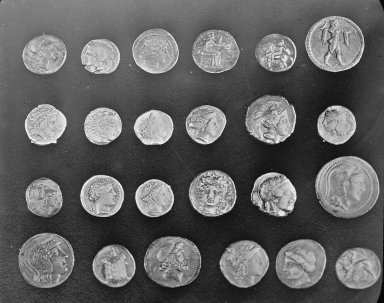
#> input picture skimage.data.coins(), 384 x 303 px
$ python paper_figures.py
#> lines starting #> are read from the running program, lines starting #| are printed output that depends on the picture; after the words box and inside, x2 and y2 are one past the last pixel; in counts of white or black regions, pixels touching at a corner belong together
#> in coins_figure, gray is the input picture: shape (303, 384); min 1, max 252, mean 96.9
### scripts/pilot_coins.py
"""
Pilot on scikit-image's 'coins' photo (24 well-separated objects).

    python scripts/pilot_coins.py [--out results]

Prints the integrity and detail table at 70% and 50% width and saves a labelled figure.
"""
import argparse
import sys
from pathlib import Path

import cv2
import numpy as np
from scipy import ndimage as ndi
from skimage import data, filters, measure, morphology, segmentation

sys.path.insert(0, str(Path(__file__).resolve().parents[1]))
from fsc import conditions  # noqa: E402
from fsc.metrics import image_metrics  # noqa: E402
from fsc.viz import object_overlay, panel_row  # noqa: E402

METHODS = ["scale", "sc_forward", "static_mask", "faithful@0.5", "faithful"]


def segment_coins(im):
    elevation = filters.sobel(im)
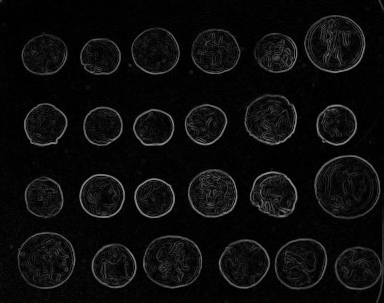
#> elevation: shape (303, 384) float64; min 0, max 0.59, mean 0.0492
    markers = np.zeros_like(im, dtype=np.int32)
    markers[im < 30] = 1
    markers[im > 150] = 2
    seg = ndi.binary_fill_holes(segmentation.watershed(elevation, markers) == 2)
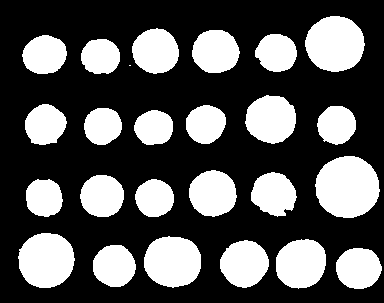
#> seg: shape (303, 384) bool; 33.5% white; 25 white regions (1 under 20 px), largest, box (x1, y1, x2, y2) and area: (315, 156, 380, 218) 3141, (305, 16, 365, 72) 2604, (18, 233, 75, 288) 2461
#> (the run stopped early here; a loop or call above may not have finished)
